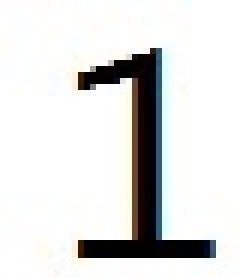
//> input picture G12_Aditya_OCR/Test/1_big.jpg, 120 x 139 px (shown 2 times larger)
$ ./parse Test/1_big.jpg   (built with g++ and OpenCV 4)
//> lines starting //> are read from the running program, lines starting //| are printed output that depends on the picture; after the words box and inside, x2 and y2 are one past the last pixel; in counts of white or black regions, pixels touching at a corner belong together
#include <opencv2/imgproc/imgproc.hpp>
#include <opencv2/highgui/highgui.hpp>
#include <string>
#include <iostream>
using namespace std;
using namespace cv;
Mat get_refined(Mat input,int* tmp1)
{
    Mat output(tmp1[0]-tmp1[1],tmp1[2]-tmp1[3],input.type());
    for (int i=tmp1[1];i<tmp1[0];i++)
    {
        for (int j=tmp1[3];j<tmp1[2];j++)
        {
            output.at<uchar>(i-tmp1[1],j-tmp1[3])=input.at<uchar>(i,j);
        }
    }
    return output;
}
void thresh(Mat input)
{
    for (int i=0;i<input.rows;i++)
    {
        for (int j=0;j<input.cols;j++)
        {
            if ((int)input.at<uchar>(i,j)<200) input.at<uchar>(i,j)=255;
            else input.at<uchar>(i,j)=0;
        }
    }
}
void print_array(Mat input)
{
    for (int i=0;i<input.rows;i++)
    {
        for (int j=0;j<input.cols;j++)
        {
            int a = (int)input.at<uchar>(i,j);
            stringstream ss;
            ss << a;
            string output = ss.str();
            if (output.length()==1)
            {
                cout<<output<<"   ";
            }
            else if (output.length()==2)
            {
                cout<<output<<"  ";
            }
            else
            {
                cout<<output<<" ";
            }

        }
        cout<<endl;
    }
}
int* get_dimension(int x,int y,Mat input)
{
    int r=input.rows;
    int c=input.cols;
    int x1=x;
    int y1=y;
    int flagx=0;
    int flagy=0;
    for (int i=x;i<input.rows;i++)
    {
        for (int j=y;j<input.cols;j++)
        {
            if (flagx==0 && (int)input.at<uchar>(i,j)>0 && x1<i)
            {
                x1=i;
                flagx=1;
            }
        }
    }
    //x1 is upper boundary right now
    for (int i=x;i<input.cols;i++)
    {
        for (int j=y;j<input.rows;j++)
        {
            if (flagy==0 && (int)input.at<uchar>(j,i)>0 && y1<i)
            {
                y1=i;
                flagy=1;
            }
        }
    }
    //y1 is left boundary right now
    int x2=x1;
    int y2=y1;
    flagx=0;
    flagy=0;
    for (int i=x2;i<input.rows;i++)
    {
        flagx=1;
        for (int j=y2;j<input.cols;j++)
        {
            if ((int)input.at<uchar>(i,j)>0)
            {
                flagx=0;
                break;
            }
        }

        if (flagx==0) flagy=1;
        if (flagx==1 && flagy==1) break;
        for (int j=y2;j<input.cols;j++)
        {
            if (flagx==0 && (int)input.at<uchar>(i,j)>0 && x1<i)
            {
                x1=i;
                flagx=1;
            }
        }
    }
    flagx=0;
    flagy=0;
    for (int i=y2;i<input.cols;i++)
    {
        flagy=1;
        for (int j=x2;j<input.cols;j++)
        {
            if ((int)input.at<uchar>(i,j)>0)
            {
                flagy=0;
                break;
            }
        }
        if (flagy==0) flagx=1;
        if (flagx==1 && flagy==1)
            {

                break;
            }
        for (int j=x2;j<input.rows;j++)
        {
            if (flagy==0 && (int)input.at<uchar>(j,i)>0 && y1<i)
            {
                y1=i;
                flagy=1;
            }
        }
    }


    int* answer = new int[4];
    answer[0]=x1;                   //lower line
    answer[1]=x2;                   //upper line
    answer[2]=y1;                   //right line
    answer[3]=y2;                   //left line
    return answer;
}
class char_list
{
    private:
        int start_x;
        int start_y;

    public:
        bool has_next;
        Mat default_image;
        Mat next_char;
        char_list(string input)
        {
            has_next=true;
            start_x=0;
            start_y=0;
            default_image=imread(input,0);
            thresh(default_image);
            imshow("Window1",default_image);
            waitKey(0);
        }
        Mat get_nextChar()
        {
            //cout<<"Next char started"<<endl;
            Mat nothing=Mat(0,0,default_image.type());
            if ((start_x>=default_image.cols || start_y>=default_image.rows || has_next==false))
            {
                //cout<<"Hello"<<endl;
                has_next=false;
                return nothing;

            }

            cout<<"start_x : "<<start_x<<" start_y: "<<start_y<<endl;
            int* tmp1=get_dimension(start_y,start_x,default_image);
            //cout<<tmp1[0]<<" "<<tmp1[1]<<" "<<tmp1[2]<<" "<<tmp1[3]<<" "<<endl;
            Mat trunk1=get_refined(default_image,tmp1);
            int* tmp2=get_dimension(0,0,trunk1);
            Mat trunk2=get_refined(trunk1,tmp2);

            if (start_x+tmp1[2]<=default_image.rows) start_x=start_x+tmp1[2];
            else
            {
                if (start_y+tmp1[0]<=default_image.cols)
                {
                    start_x=0;
                    start_y=start_y+tmp1[0];
                }
                else
                {
                    has_next=false;
                    Mat return_null(0,0,default_image.type());
                    return return_null;
                }
            }
            if (trunk2.rows!=0 && trunk2.cols!=0)
            {
                imshow("Window1",trunk2);
                waitKey(0);
            }
            //cout<<"Function Terminated"<<endl;
            return trunk1;
        }

};
int main(int argc,char** argv)
{    namedWindow("Window1",CV_WINDOW_AUTOSIZE);
    string location;
    int del=0;
    while (argv[1][del]!=' ' && argv[1][del]!='\n' && argv[1][del]!='\0')
    {
        location.push_back(argv[1][del]);
        del++;
    }
    cout<<location<<endl;
    char_list object=char_list(location);
//> in char_list, `default_image=imread(input,0);`:
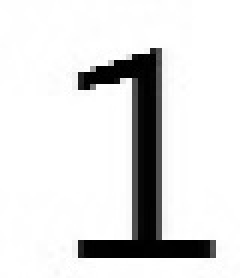
//> default_image: 139 rows x 120 cols, CV_8UC1 (shown 2 times larger); min 0, max 255, mean 222.3
//> after the loop in thresh, `for (int i=0;i<input.rows;i++)`:
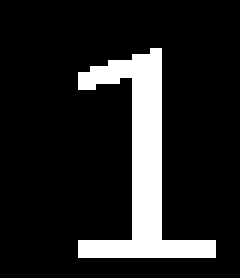
//> input: 139 rows x 120 cols, CV_8UC1 (shown 2 times larger); 13.8% white; 1 white region, box (x1, y1, x2, y2) and area: (39, 24, 108, 129) 2304
    int n=0;
    while (object.has_next==true)
    {
        object.get_nextChar();
    }
//> this loop made 2 passes
//> (x2 in get_dimension (second call), y2 in get_dimension (second call), start_x in get_nextChar) on pass 1: (1, 1, 107)
//> (y2 in get_dimension, x2 in get_dimension (second call), y2 in get_dimension (second call)) on pass 2: (107, 0, 0)
//| start_x : 107 start_y: 0
//> pass 1, in get_nextChar, `Mat trunk1=get_refined(default_image,tmp1);`:
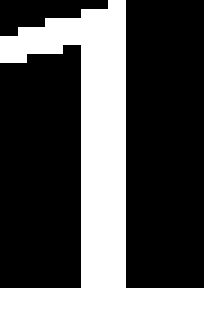
//> trunk1: 104 rows x 68 cols, CV_8UC1 (shown 3 times larger); 31.5% white; 1 white region, box (x1, y1, x2, y2) and area: (0, 0, 68, 104) 2227
//> pass 1, in get_nextChar, `Mat trunk2=get_refined(trunk1,tmp2);`:
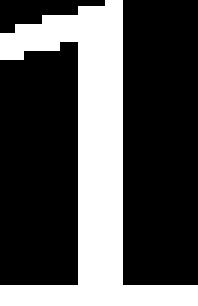
//> trunk2: 102 rows x 66 cols, CV_8UC1 (shown 3 times larger); 31.6% white; 1 white region, box (x1, y1, x2, y2) and area: (0, 0, 66, 102) 2130

    Mat input=imread(location,0);
    thresh(input);
    //print_array(input);

    int* tmp1=get_dimension(0,0,input);
    cout<<tmp1[0]<<" "<<tmp1[1]<<" "<<tmp1[2]<<" "<<tmp1[3]<<" "<<endl;
//| 128 24 107 39

    // [18 lines of commented-out code are left out]
    Mat trunk1=get_refined(input,tmp1);
    //cout<<"Trunk1 cols and rows are : "<<trunk1.cols<<" "<<trunk1.rows<<endl;
    int* tmp2=get_dimension(0,0,trunk1);
    cout<<tmp2[0]<<" "<<tmp2[1]<<" "<<tmp2[2]<<" "<<tmp2[3]<<" "<<endl;
//| 103 1 67 1
    Mat trunk2=get_refined(trunk1,tmp2);
    cout<<"Trunk2 cols and rows are : "<<trunk2.cols<<" "<<trunk2.rows<<endl;
//| Trunk2 cols and rows are : 66 102
    //imshow("Window1",input);
    //cout<<get_value(trunk2);
    //waitKey(0);
}

$ run again, on G12_Aditya_OCR/Test/2_bigger.jpg
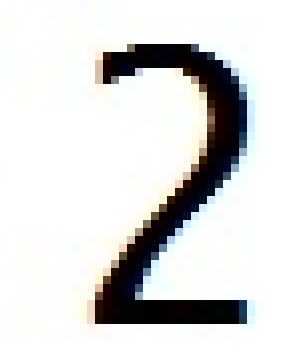
//> input picture G12_Aditya_OCR/Test/2_bigger.jpg, 303 x 363 px
//> after the loop in thresh, `for (int i=0;i<input.rows;i++)`:
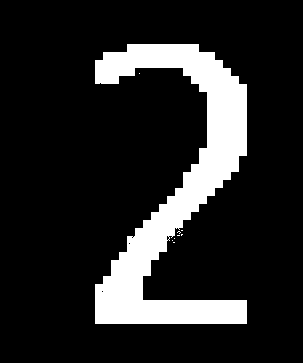
//> input: 363 rows x 303 cols, CV_8UC1; 15% white; 9 white regions (8 under 20 px), largest, box (x1, y1, x2, y2) and area: (95, 44, 247, 324) 16454
//> the loop `while (object.has_next==true)` made 4 passes
//> (x2 in get_dimension (second call), y2 in get_dimension (second call), start_x in get_nextChar) on pass 1: (1, 1, 246)
//> (printed output is left out)
//> pass 1, in get_nextChar, `Mat trunk2=get_refined(trunk1,tmp2);`:
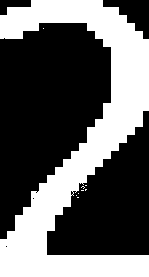
//> trunk2: 277 rows x 149 cols, CV_8UC1; 38.4% white; 9 white regions (8 under 20 px), largest, box (x1, y1, x2, y2) and area: (0, 0, 149, 277) 15828
//| 323 44 246 95
//| 278 1 150 1
//| Trunk2 cols and rows are : 149 277
